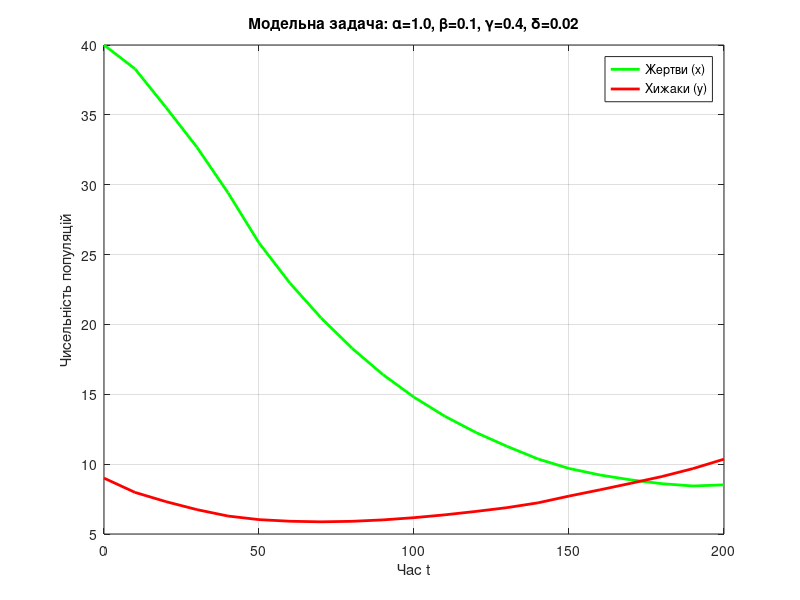
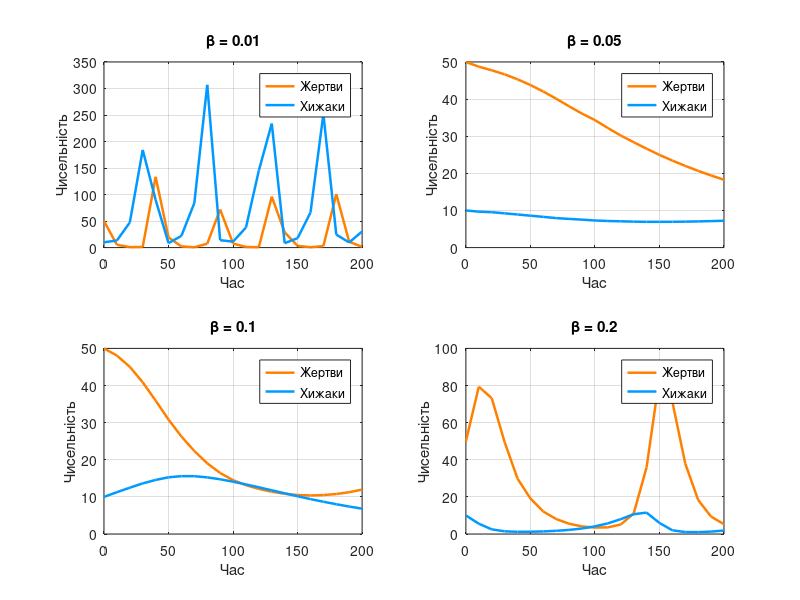

Write MATLAB code to recreate these figures, in order.
% lab5_predator_prey.m

function lab5_predator_prey
    % Лабораторна робота №5: Модель "Хижак–Жертва" (Лотка–Вольтерра)
    clc; clear; close all;

    %% === Частина 1: Модельна задача ===
    alpha = 1.0;
    beta = 0.1;
    gamma = 0.4;
    delta = 0.02;

    x0 = 40; y0 = 9;
    y_init = [x0, y0];
    tspan = 0:10:200;

    [t, Y] = ode45(@(t,y) lotka_volterra(y, alpha, beta, gamma, delta), tspan, y_init);

    figure('Name','Модельна задача','NumberTitle','off');
    plot(t, Y(:,1), 'g-', 'LineWidth', 2); hold on;
    plot(t, Y(:,2), 'r-', 'LineWidth', 2);
    xlabel('Час t'); ylabel('Чисельність популяцій');
    legend('Жертви (x)', 'Хижаки (y)');
    title('Модельна задача: \alpha=1.0, \beta=0.1, \gamma=0.4, \delta=0.02');
    grid on;

    %% === Частина 2: Основне завдання (без фазового портрета) ===
    alpha = 0.9;
    gamma = 0.5;
    delta = 0.02;
    x0 = 50; y0 = 10;
    y_init = [x0, y0];
    tspan = 0:10:200;

    beta_values = [0.01, 0.05, 0.1, 0.2];

    figure('Name','Динаміка популяцій при різних \beta','NumberTitle','off');

    for i = 1:length(beta_values)
        beta = beta_values(i);
        [t, Y] = ode45(@(t,y) lotka_volterra(y, alpha, beta, gamma, delta), tspan, y_init);

        subplot(2,2,i);
        plot(t, Y(:,1), 'Color', [1 0.5 0], 'LineWidth', 1.8); hold on; % оранжевий — жертви
        plot(t, Y(:,2), 'Color', [0 0.6 1], 'LineWidth', 1.8);           % блакитний — хижаки
        xlabel('Час');
        ylabel('Чисельність');
        title(['\beta = ' num2str(beta)]);
        legend('Жертви', 'Хижаки');
        grid on;
    end
end

%% === Підфункція моделі Лотки–Вольтерра ===
function dydt = lotka_volterra(y, alpha, beta, gamma, delta)
    x = y(1);
    y_ = y(2);
    dxdt = alpha * x - beta * x * y_;
    dydt_ = delta * x * y_ - gamma * y_;
    dydt = [dxdt; dydt_];
end
